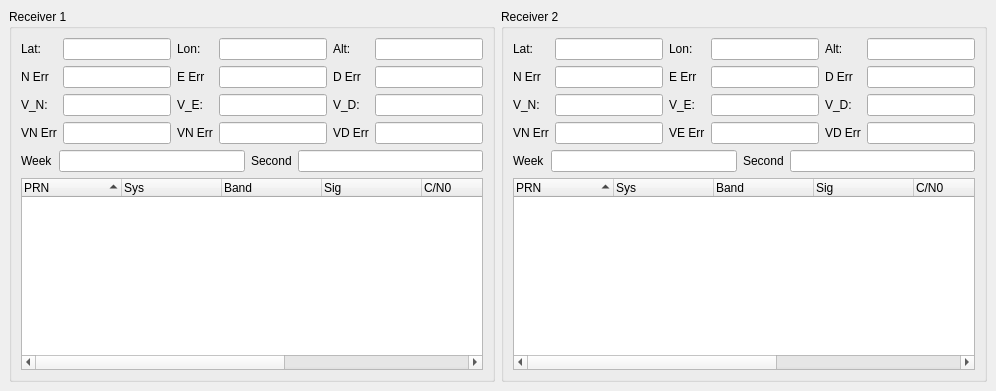
  <widget class="QDockWidget" name="dockGNSS">
   <property name="floating">
    <bool>false</bool>
   </property>
   <property name="allowedAreas">
    <set>Qt::NoDockWidgetArea</set>
   </property>
   <property name="windowTitle">
    <string>GNSS</string>
   </property>
   <attribute name="dockWidgetArea">
    <number>4</number>
   </attribute>
   <widget class="QWidget" name="dockWidgetContents_7">
    <layout class="QGridLayout" name="gridLayout_24">
     <item row="0" column="0">
      <layout class="QGridLayout" name="gridLayout_19">
       <item row="0" column="0">
        <widget class="QGroupBox" name="groupBox_2">
         <property name="title">
          <string>Receiver 1</string>
         </property>
         <layout class="QVBoxLayout" name="verticalLayout_4">
          <item>
           <layout class="QGridLayout" name="gridLayout">
            <item row="0" column="0">
             <widget class="QLabel" name="label_8">
              <property name="text">
               <string>Lat:</string>
              </property>
             </widget>
            </item>
            <item row="0" column="1">
             <widget class="QLineEdit" name="txtRcvrLat"/>
            </item>
            <item row="0" column="2">
             <widget class="QLabel" name="label_9">
              <property name="text">
               <string>Lon:</string>
              </property>
             </widget>
            </item>
            <item row="0" column="3">
             <widget class="QLineEdit" name="txtRcvrLon"/>
            </item>
            <item row="0" column="4">
             <widget class="QLabel" name="label_10">
              <property name="text">
               <string>Alt:</string>
              </property>
             </widget>
            </item>
            <item row="0" column="5">
             <widget class="QLineEdit" name="txtRcvrAlt"/>
            </item>
            <item row="2" column="0">
             <widget class="QLabel" name="label_13">
              <property name="text">
               <string>V_N:</string>
              </property>
             </widget>
            </item>
            <item row="2" column="1">
             <widget class="QLineEdit" name="txtRcvrVn"/>
            </item>
            <item row="2" column="2">
             <widget class="QLabel" name="label_12">
              <property name="text">
               <string>V_E:</string>
              </property>
             </widget>
            </item>
            <item row="2" column="3">
             <widget class="QLineEdit" name="txtRcvrVe"/>
            </item>
            <item row="2" column="4">
             <widget class="QLabel" name="label_11">
              <property name="text">
               <string>V_D:</string>
              </property>
             </widget>
            </item>
            <item row="2" column="5">
             <widget class="QLineEdit" name="txtRcvrVd"/>
            </item>
            <item row="1" column="0">
             <widget class="QLabel" name="label_95">
              <property name="text">
               <string>N Err</string>
              </property>
             </widget>
            </item>
            <item row="3" column="0">
             <widget class="QLabel" name="label_98">
              <property name="text">
               <string>VN Err</string>
              </property>
             </widget>
            </item>
            <item row="1" column="2">
             <widget class="QLabel" name="label_99">
              <property name="text">
               <string>E Err</string>
              </property>
             </widget>
            </item>
            <item row="1" column="4">
             <widget class="QLabel" name="label_100">
              <property name="text">
               <string>D Err</string>
              </property>
             </widget>
            </item>
            <item row="3" column="2">
             <widget class="QLabel" name="label_101">
              <property name="text">
               <string>VN Err</string>
              </property>
             </widget>
            </item>
            <item row="3" column="4">
             <widget class="QLabel" name="label_102">
              <property name="text">
               <string>VD Err</string>
              </property>
             </widget>
            </item>
            <item row="1" column="1">
             <widget class="QLineEdit" name="txtRcvrNErr"/>
            </item>
            <item row="1" column="3">
             <widget class="QLineEdit" name="txtRcvrEErr"/>
            </item>
            <item row="1" column="5">
             <widget class="QLineEdit" name="txtRcvrDErr"/>
            </item>
            <item row="3" column="1">
             <widget class="QLineEdit" name="txtRcvrVnErr"/>
            </item>
            <item row="3" column="3">
             <widget class="QLineEdit" name="txtRcvrVeErr"/>
            </item>
            <item row="3" column="5">
             <widget class="QLineEdit" name="txtRcvrVdErr"/>
            </item>
           </layout>
          </item>
          <item>
           <layout class="QGridLayout" name="gridLayout_3">
            <item row="0" column="1">
             <widget class="QLineEdit" name="txtRcvrWeek"/>
            </item>
            <item row="0" column="0">
             <widget class="QLabel" name="label_14">
              <property name="text">
               <string>Week</string>
              </property>
             </widget>
            </item>
            <item row="0" column="3">
             <widget class="QLineEdit" name="txtRcvrSec"/>
            </item>
            <item row="0" column="2">
             <widget class="QLabel" name="label_15">
              <property name="text">
               <string>Second</string>
              </property>
             </widget>
            </item>
           </layout>
          </item>
          <item>
           <widget class="QTreeWidget" name="treeRcvrGNSS">
            <property name="sortingEnabled">
             <bool>true</bool>
            </property>
            <column>
             <property name="text">
              <string>PRN</string>
             </property>
            </column>
            <column>
             <property name="text">
              <string>Sys</string>
             </property>
            </column>
            <column>
             <property name="text">
              <string>Band</string>
             </property>
            </column>
            <column>
             <property name="text">
              <string>Sig</string>
             </property>
            </column>
            <column>
             <property name="text">
              <string>C/N0</string>
             </property>
            </column>
            <column>
             <property name="text">
              <string>Pseudorange</string>
             </property>
            </column>
            <column>
             <property name="text">
              <string>Carrier Phase</string>
             </property>
            </column>
            <column>
             <property name="text">
              <string>Doppler</string>
             </property>
            </column>
           </widget>
          </item>
         </layout>
        </widget>
       </item>
       <item row="0" column="1">
        <widget class="QGroupBox" name="groupBox_3">
         <property name="title">
          <string>Receiver 2</string>
         </property>
         <layout class="QGridLayout" name="gridLayout_5">
          <item row="1" column="0">
           <layout class="QGridLayout" name="gridLayout_6">
            <item row="0" column="0">
             <widget class="QLabel" name="label_26">
              <property name="text">
               <string>Week</string>
              </property>
             </widget>
            </item>
            <item row="0" column="2">
             <widget class="QLabel" name="label_27">
              <property name="text">
               <string>Second</string>
              </property>
             </widget>
            </item>
            <item row="0" column="1">
             <widget class="QLineEdit" name="txtRcvr2Week"/>
            </item>
            <item row="0" column="3">
             <widget class="QLineEdit" name="txtRcvr2Sec"/>
            </item>
           </layout>
          </item>
          <item row="0" column="0">
           <layout class="QGridLayout" name="gridLayout_4">
            <item row="3" column="1">
             <widget class="QLineEdit" name="txtRcvr2VnErr"/>
            </item>
            <item row="2" column="1">
             <widget class="QLineEdit" name="txtRcvr2Vn"/>
            </item>
            <item row="0" column="1">
             <widget class="QLineEdit" name="txtRcvr2Lat"/>
            </item>
            <item row="2" column="2">
             <widget class="QLabel" name="label_20">
              <property name="text">
               <string>V_E:</string>
              </property>
             </widget>
            </item>
            <item row="1" column="3">
             <widget class="QLineEdit" name="txtRcvr2EErr"/>
            </item>
            <item row="0" column="2">
             <widget class="QLabel" name="label_17">
              <property name="text">
               <string>Lon:</string>
              </property>
             </widget>
            </item>
            <item row="3" column="2">
             <widget class="QLabel" name="label_93">
              <property name="text">
               <string>VE Err</string>
              </property>
             </widget>
            </item>
            <item row="2" column="5">
             <widget class="QLineEdit" name="txtRcvr2Vd"/>
            </item>
            <item row="3" column="3">
             <widget class="QLineEdit" name="txtRcvr2VeErr"/>
            </item>
            <item row="3" column="0">
             <widget class="QLabel" name="label_92">
              <property name="text">
               <string>VN Err</string>
              </property>
             </widget>
            </item>
            <item row="0" column="0">
             <widget class="QLabel" name="label_16">
              <property name="text">
               <string>Lat:</string>
              </property>
             </widget>
            </item>
            <item row="3" column="5">
             <widget class="QLineEdit" name="txtRcvr2VdErr"/>
            </item>
            <item row="1" column="5">
             <widget class="QLineEdit" name="txtRcvr2DErr"/>
            </item>
            <item row="1" column="2">
             <widget class="QLabel" name="label_96">
              <property name="text">
               <string>E Err</string>
              </property>
             </widget>
            </item>
            <item row="2" column="0">
             <widget class="QLabel" name="label_19">
              <property name="text">
               <string>V_N:</string>
              </property>
             </widget>
            </item>
            <item row="2" column="4">
             <widget class="QLabel" name="label_21">
              <property name="text">
               <string>V_D:</string>
              </property>
             </widget>
            </item>
            <item row="2" column="3">
             <widget class="QLineEdit" name="txtRcvr2Ve"/>
            </item>
            <item row="0" column="5">
             <widget class="QLineEdit" name="txtRcvr2Alt"/>
            </item>
            <item row="0" column="4">
             <widget class="QLabel" name="label_18">
              <property name="text">
               <string>Alt:</string>
              </property>
             </widget>
            </item>
            <item row="1" column="1">
             <widget class="QLineEdit" name="txtRcvr2NErr"/>
            </item>
            <item row="1" column="0">
             <widget class="QLabel" name="label_103">
              <property name="text">
               <string>N Err</string>
              </property>
             </widget>
            </item>
            <item row="3" column="4">
             <widget class="QLabel" name="label_94">
              <property name="text">
               <string>VD Err</string>
              </property>
             </widget>
            </item>
            <item row="1" column="4">
             <widget class="QLabel" name="label_97">
              <property name="text">
               <string>D Err</string>
              </property>
             </widget>
            </item>
            <item row="0" column="3">
             <widget class="QLineEdit" name="txtRcvr2Lon"/>
            </item>
           </layout>
          </item>
          <item row="2" column="0">
           <widget class="QTreeWidget" name="treeRcvr2GNSS">
            <property name="sortingEnabled">
             <bool>true</bool>
            </property>
            <column>
             <property name="text">
              <string>PRN</string>
             </property>
            </column>
            <column>
             <property name="text">
              <string>Sys</string>
             </property>
            </column>
            <column>
             <property name="text">
              <string>Band</string>
             </property>
            </column>
            <column>
             <property name="text">
              <string>Sig</string>
             </property>
            </column>
            <column>
             <property name="text">
              <string>C/N0</string>
             </property>
            </column>
            <column>
             <property name="text">
              <string>Pseudorange</string>
             </property>
            </column>
            <column>
             <property name="text">
              <string>Carrier Phase</string>
             </property>
            </column>
            <column>
             <property name="text">
              <string>Doppler</string>
             </property>
            </column>
           </widget>
          </item>
         </layout>
        </widget>
       </item>
      </layout>
     </item>
    </layout>
   </widget>
  </widget>
